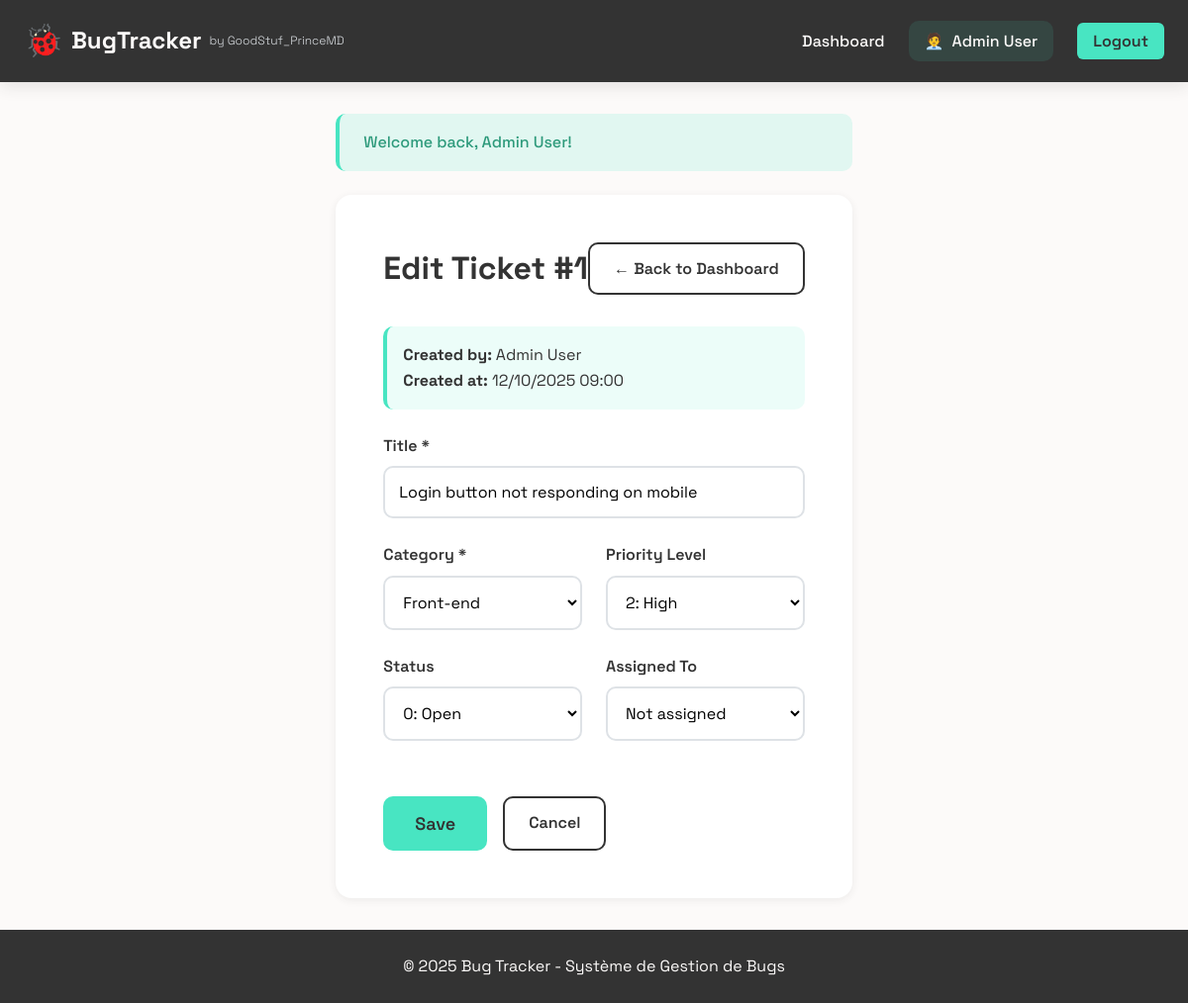
The app's page /bug_details.php?id=1 (signed in) with its own data.
### tables this page shows
CREATE TABLE tickets (
    id INT PRIMARY KEY AUTO_INCREMENT,
    title VARCHAR(200) NOT NULL,
    category_id INT NOT NULL,
    priority TINYINT NOT NULL DEFAULT 1 COMMENT '0=Low, 1=Standard, 2=High',
    status TINYINT NOT NULL DEFAULT 0 COMMENT '0=Open, 1=In Progress, 2=Closed',
    created_by INT NOT NULL,
    assigned_to INT NULL,
    created_at TIMESTAMP DEFAULT CURRENT_TIMESTAMP,
    resolved_at TIMESTAMP NULL,
    FOREIGN KEY (category_id) REFERENCES categories(id) ON DELETE CASCADE,
    FOREIGN KEY (created_by) REFERENCES users(id) ON DELETE CASCADE,
    FOREIGN KEY (assigned_to) REFERENCES users(id) ON DELETE SET NULL
);

CREATE TABLE users (
    id INT PRIMARY KEY AUTO_INCREMENT,
    name VARCHAR(100) NOT NULL,
    email VARCHAR(100) UNIQUE NOT NULL,
    password VARCHAR(255) NOT NULL,
    created_at TIMESTAMP DEFAULT CURRENT_TIMESTAMP
);

CREATE TABLE categories (
    id INT PRIMARY KEY AUTO_INCREMENT,
    title VARCHAR(100) NOT NULL UNIQUE
);

### bug_details.php (the view, shortened to what this page needs)
<?php
require_once 'config/database.php';
$ticket_id = (int)($_GET['id'] ?? 0);
$stmt = $pdo->prepare("
    SELECT t.*,
           c.title as category_name,
           u_creator.name as creator_name,
           u_assigned.name as assigned_name
    FROM tickets t
    LEFT JOIN categories c ON t.category_id = c.id
    LEFT JOIN users u_creator ON t.created_by = u_creator.id
    LEFT JOIN users u_assigned ON t.assigned_to = u_assigned.id
    WHERE t.id = ?
");
$stmt->execute([$ticket_id]);
$ticket = $stmt->fetch();
$categories = $pdo->query("SELECT * FROM categories ORDER BY title")->fetchAll();
include 'includes/header.php';
?>
<div class="form-container">
    <div class="form-card">
        <div class="form-header">
            <h1>Edit Ticket #<?php echo $ticket['id']; ?></h1>
            <a href="index.php" class="btn btn-outline">← Back to Dashboard</a>
        </div>
        <div class="info-box" style="margin-bottom: 1.5rem;">
            <strong>Created by:</strong> <?php echo htmlspecialchars($ticket['creator_name']); ?><br>
            <strong>Created at:</strong> <?php echo date('m/d/Y H:i', strtotime($ticket['created_at'])); ?>
        </div>
        <form method="POST" class="ticket-form">
            <div class="form-group">
                <label for="title">Title *</label>
                <input
                    type="text"
                    id="title"
                    name="title"
                    required
                    placeholder="Enter ticket title (min. 5 characters)"
                    value="<?php echo htmlspecialchars($ticket['title']); ?>"
                    minlength="5">
            </div>
            <div class="form-row">
                <div class="form-group">
                    <label for="category_id">Category *</label>
                    <select id="category_id" name="category_id" required>
                        <?php foreach ($categories as $cat): ?>
                            <option value="<?php echo $cat['id']; ?>"
                                    <?php echo ($ticket['category_id'] == $cat['id']) ? 'selected' : ''; ?>>
                                <?php echo htmlspecialchars($cat['title']); ?>
                            </option>
                        <?php endforeach; ?>
                    </select>
                </div>
                <div class="form-group">
                    <label for="priority">Priority Level</label>
                    <select id="priority" name="priority">
                        <option value="2" <?php echo ($ticket['priority'] == 2) ? 'selected' : ''; ?>>
                            2: High
                        </option>
                    </select>
                </div>
            </div>
            <div class="form-row">
                <div class="form-group">
                    <label for="status">Status</label>
                    <select id="status" name="status">
                        <option value="0" <?php echo ($ticket['status'] == 0) ? 'selected' : ''; ?>>
                            0: Open
                        </option>
                    </select>
                </div>
                <div class="form-group">
                    <label for="assigned_to">Assigned To</label>
                    <select id="assigned_to" name="assigned_to">
                        <option value="">Not assigned</option>
                    </select>
                </div>
            </div>
            <div class="form-actions">
                <button type="submit" class="btn btn-primary btn-lg">Save</button>
                <a href="index.php" class="btn btn-outline">Cancel</a>
            </div>
        </form>
    </div>
</div>
<?php include 'includes/footer.php'; ?>

### css/style.css (style rules this page uses)
* { margin: 0; padding: 0; box-sizing: border-box; }
:root { --color-primary: #48E5C2; --color-dark: #333333; --color-light: #FCFAF9; --color-success: #48E5C2; --color-error: #FF6B6B; --color-warning: #FFD93D; --color-info: #6BCB77; --color-gray-100: #F8F9FA; --color-gray-200: #E9ECEF; --color-gray-300: #DEE2E6; --color-gray-600: #6C757D; --color-gray-800: #495057; --font-family: 'Space Grotesk', sans-serif; --spacing-xs: 0.5rem; --spacing-sm: 1rem; --spacing-md: 1.5rem; --spacing-lg: 2rem; --spacing-xl: 3rem; --radius-sm: 6px; --radius-md: 10px; --radius-lg: 16px; --shadow-sm: 0 2px 8px rgba(51, 51, 51, 0.08); --shadow-md: 0 4px 16px rgba(51, 51, 51, 0.12); --shadow-lg: 0 8px 32px rgba(51, 51, 51, 0.16); }
body { font-family: var(--font-family); line-height: 1.6; color: var(--color-dark); background: var(--color-light); min-height: 100vh; display: flex; flex-direction: column; }
.btn { display: inline-block; padding: 0.75rem 1.5rem; border: none; border-radius: var(--radius-md); cursor: pointer; text-decoration: none; font-size: 1rem; font-weight: 600; font-family: var(--font-family); transition: all 0.3s; text-align: center; }
.btn-primary { background: var(--color-primary); color: var(--color-dark); }
.btn-outline { background: transparent; color: var(--color-dark); border: 2px solid var(--color-dark); }
.btn-lg { padding: 1rem 2rem; font-size: 1.125rem; }
.form-group { margin-bottom: var(--spacing-md); }
.form-group label { display: block; margin-bottom: var(--spacing-xs); font-weight: 600; color: var(--color-dark); }
.form-group input, .form-group textarea, .form-group select { width: 100%; padding: 0.875rem; border: 2px solid var(--color-gray-300); border-radius: var(--radius-md); font-size: 1rem; font-family: var(--font-family); transition: all 0.3s; background: white; }
.form-row { display: grid; grid-template-columns: 1fr 1fr; gap: var(--spacing-md); }
.form-container { max-width: 900px; margin: 0 auto; }
.form-card { background: white; padding: var(--spacing-xl); border-radius: var(--radius-lg); box-shadow: var(--shadow-sm); }
.form-header { display: flex; justify-content: space-between; align-items: center; margin-bottom: var(--spacing-lg); }
.form-actions { display: flex; gap: var(--spacing-sm); margin-top: var(--spacing-lg); }
.info-box { padding: var(--spacing-sm); background: rgba(72, 229, 194, 0.1); border-left: 4px solid var(--color-primary); border-radius: var(--radius-md); margin-bottom: var(--spacing-md); }

### records on screen
tickets: id "1", created_by.name "Admin User", created_at "12/10/2025 09:00", title "Login button not responding on mobile", category_id "Front-end", priority "2: High", status "0: Open"

### other values on screen
$_SESSION['user_name'] "Admin User"
$_SESSION['flash_message'] "Welcome back, Admin User!"
